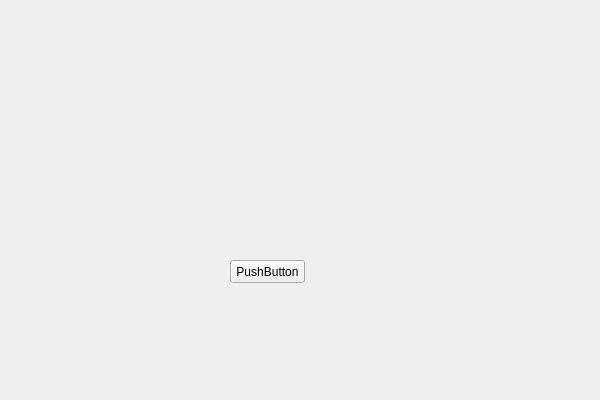
<?xml version="1.0" encoding="UTF-8"?>
<ui version="4.0">
 <class>QTest3Class</class>
 <widget class="QWidget" name="QTest3Class">
  <property name="geometry">
   <rect>
    <x>0</x>
    <y>0</y>
    <width>600</width>
    <height>400</height>
   </rect>
  </property>
  <property name="windowTitle">
   <string>QTest3</string>
  </property>
  <widget class="QPushButton" name="pushButton">
   <property name="geometry">
    <rect>
     <x>230</x>
     <y>260</y>
     <width>75</width>
     <height>23</height>
    </rect>
   </property>
   <property name="text">
    <string>PushButton</string>
   </property>
  </widget>
 </widget>
 <layoutdefault spacing="6" margin="11"/>
 <resources>
  <include location="QTest3.qrc"/>
 </resources>
 <connections/>
</ui>
